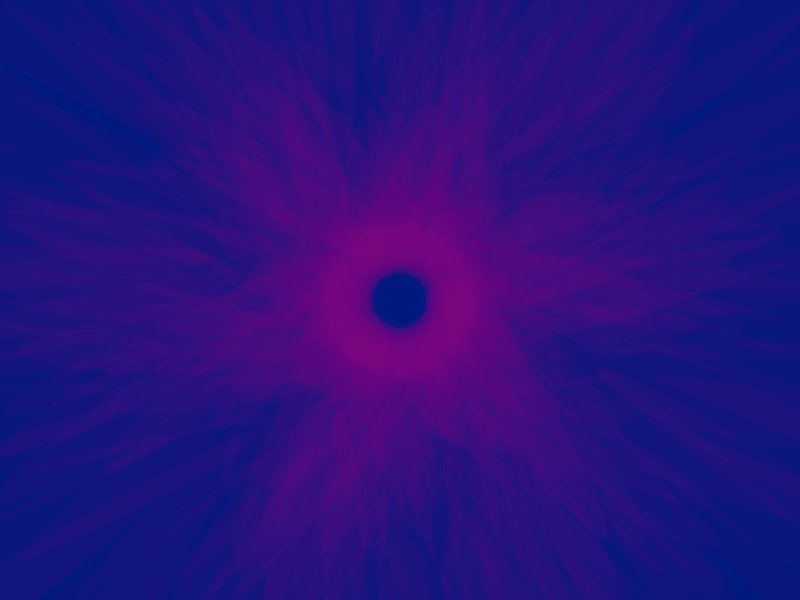
Frame 1 (no input)
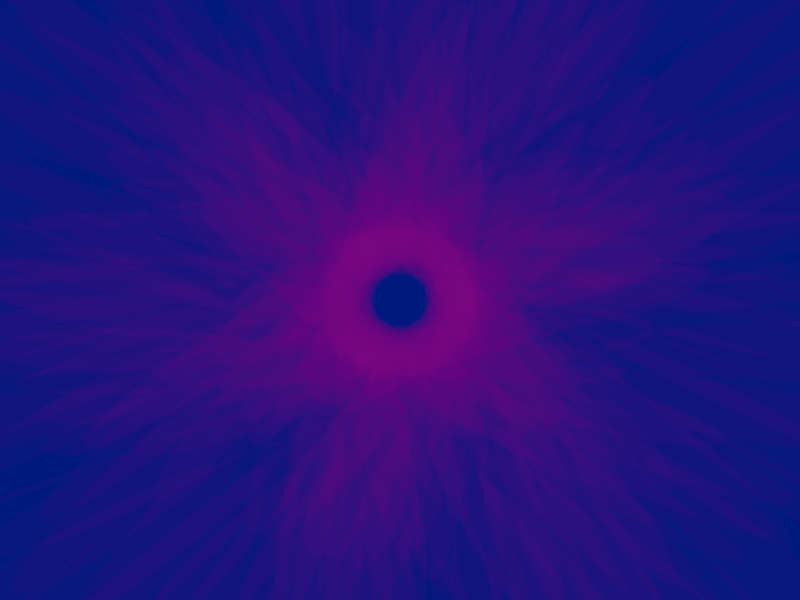
Frame 60 (the mouse pressed at the canvas centre just before this capture)
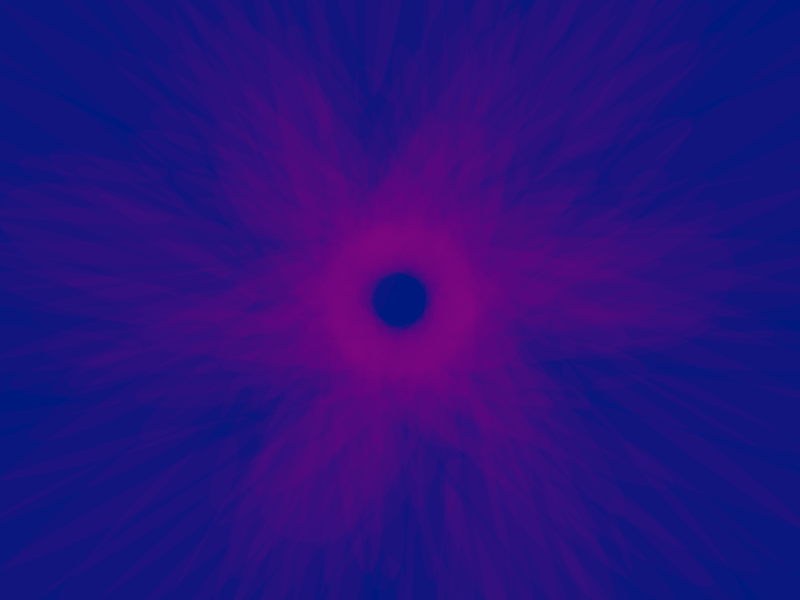
Frame 120 (the mouse held since frame 60 and released just before this capture)

The Processing sketch that drew these frames (run headless with seeded random() and noise(); from frame 60 on, the mouse is pressed at the canvas centre):

// Processing sketch: processing_46293
// ── processing_46293.pde


float a = 0.0;
float inc = TWO_PI/50.0;

void setup() {
  size (800, 600);
  background (0, 25, 127);
  smooth();
}



void draw() {
  
   noStroke();
    fill(0, 25, 127);
    rect(0, 0, width, height);
   

  translate (width/2, height/2); 
  
  fill(127, 0, 127, 20);
  for (int i=0; i<600; i=i+2) {
    ellipse(i*sin(a), 50, i, 50+tan(a)*2.0);
    a = a + inc;
    rotate (90);
  }
}
